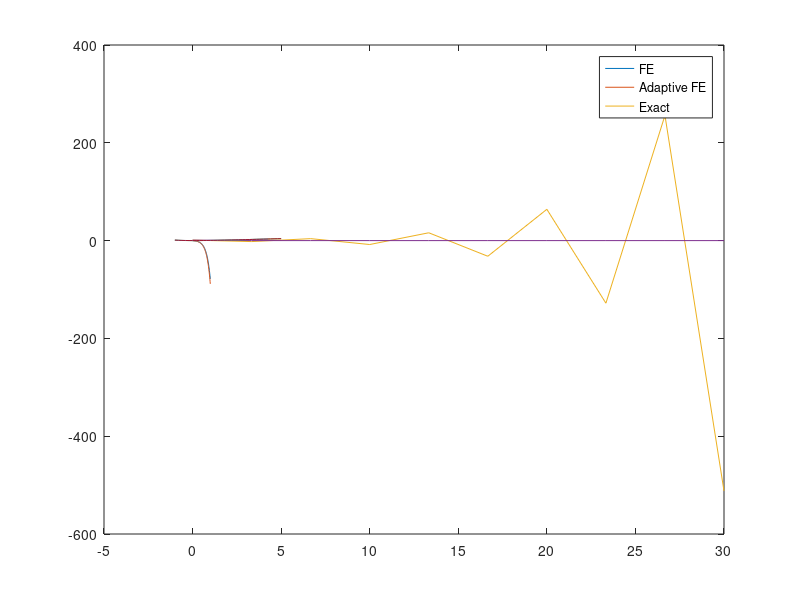

Recreate this plot in MATLAB.
%% Test 1
% Equation:
% y'(t) = 5*y(t) - 3   in [ 0, 1 ]
%  y(0) = 0
% Discretization:
% h = 0.01
% Nh = 100

clear all
close all

FEFileID = fopen( 'solution_1.txt', 'r' );
u_n = fscanf( FEFileID, '%f' );
u_ex = @(t) -3/5 * exp(5*t) + 3/5;
t = linspace( 0, 1, length(u_n) );
plot( t, u_n )
hold on
plot( t, u_ex(t) )
legend( 'Computed', 'Exact' )

%% Test 2
% Equation:
% y'(t) = -y(t)   in [ 0, 30 ]
%  y(0) = 1
% Discretization:
% h = ?     
% Nh = ?
%
% NB:  if h<2     ==>   u->0 as t->inf
%      otherwise  ==>   u diverges

clear all
close all

FEFileID = fopen( 'solution_2.txt', 'r' );
u_n = fscanf( FEFileID, '%f' );
u_ex = @(t) exp(-t);
t = linspace( 0, 30, length(u_n) );
plot( t, u_n )
hold on
plot( t, u_ex(t) )
legend( 'Computed', 'Exact' )

%% Test 3
% Equation:
% y'(t) = t - y(t)   in [ -1, 5 ]
% y(-1) = 1
% Discretization:
% h = ?
% Nh = ?

clear all
close all

% Read files
FEFileID = fopen( 'solution_3.txt', 'r' );
AdapFileID = fopen( 'solution_3_adap.txt', 'r' );
TimesAdapFileID = fopen( 'times_solution_3_adap.txt', 'r' );

% Numerical and exact solutions
u_n_FE = fscanf( FEFileID, '%f' );
u_n_adap = fscanf( AdapFileID, '%f' );
u_ex = @(t) t - 1 + 3*exp(-(t+1));

% Time vectors
t = linspace( -1, 5, length(u_n_FE) );
t_adap = fscanf ( TimesAdapFileID, '%f' );

% Plot solutions
plot( t, u_n_FE )
hold on
plot( t_adap, u_n_adap )
plot( t, u_ex(t) )
legend( 'FE',  'Adaptive FE', 'Exact' )
